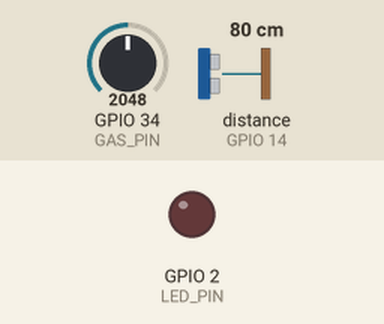
Bench run of a program on a simulated ESP32. Shown: output pins drawn as LEDs (lit = HIGH). Wiring (from diagram.json): ultrasonic range finder: trigger GPIO 12; echo GPIO 14. The test bench sets the inputs (shaded band); at power-on: distance to the obstacle (sensor on GPIO 14) 80 cm, GPIO 34 (GAS_PIN) = 2048. The echo pulse lasts 58.3 µs per cm; WiFi joins after 1.5 s; servers stay silent unless stated; random numbers use the default seed unless the program sets one; no MQTT or app messages arrive unless stated; pins used as bus, display or sensor lines are not drawn; what the program prints to the serial monitor is not drawn.

Above: at 4.7 s.
4.8 s: distance to the obstacle (sensor on GPIO 14) set to 9 cm
6.7 s: distance to the obstacle (sensor on GPIO 14) set to 6 cm
At 8.2 s:
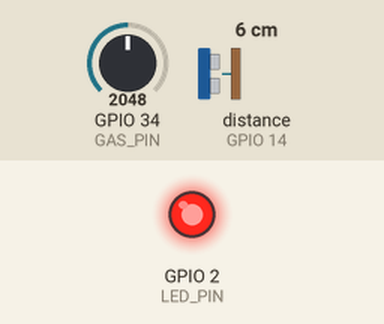
10.5 s: distance to the obstacle (sensor on GPIO 14) set to 18 cm
At 12.5 s:
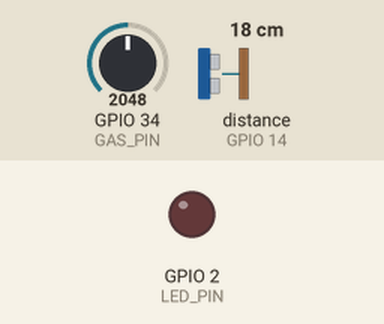
13.0 s: distance to the obstacle (sensor on GPIO 14) set to 2 cm
At 14.0 s:
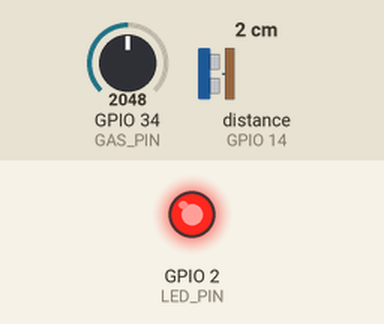
Timing chart, 0 to 16.0 s (numbered marks = the images above; inputs shaded):
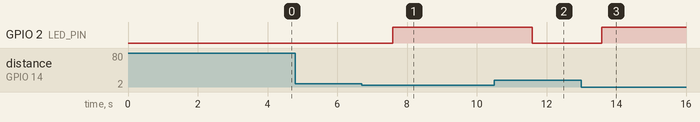

Measured:
- the behaviour switches between 8 and 7 cm on distance to the obstacle (sensor on GPIO 14) (found by bisection; images 0 and 1)
- after the input at 4.8 s, every drawn part: stays the same
- after the input at 6.7 s, GPIO 2 (LED_PIN): LOW → HIGH after 0.89 s
- after the input at 10.5 s, GPIO 2 (LED_PIN): HIGH → LOW after 1.1 s
- after the input at 13.0 s, GPIO 2 (LED_PIN): LOW → HIGH after 0.59 s

The program:

main.cpp
```cpp
#include <WiFi.h>
#include <PubSubClient.h>
#include <ArduinoJson.h>

const char* WIFI_SSID = "Wokwi-GUEST";
const char* MQTT_BROKER = "broker.hivemq.com";
const int   MQTT_PORT = 1883;
const char* ZONE_ID = "zone5";
const char* BIN_ID = "BIN-Z5-01";

const float BIN_LATITUDE = -6.1200;  // sesuaikan dengan location_coordinate bin tujuan
const float BIN_LONGITUDE = 106.8100;

#define TRIG_PIN 12
#define ECHO_PIN 14
#define GAS_PIN 34
#define LED_PIN 2

const float MAX_SENSOR_RANGE_CM = 150.0;
float calibratedHeight = 0;

const float FILL_WARNING = 70.0;
const float FILL_CRITICAL = 90.0;
const int GAS_WARNING = 400;
const int GAS_CRITICAL = 800;

const int PUBLISH_INTERVAL = 2000;

WiFiClient wifiClient;
PubSubClient mqtt(wifiClient);
unsigned long lastPublish = 0;

void runCalibration(bool isRecalibration);
void publishData();
float readUltrasonic();
void reconnectMQTT();
void onMessage(char* topic, byte* payload, unsigned int length);

void setup() {
  Serial.begin(115200);
  delay(1000);
  Serial.println("========================================");
  Serial.println("  TrashTrack Smart Bin v1.0");
  Serial.println("  Zona: " + String(ZONE_ID));
  Serial.println("  Interval: " + String(PUBLISH_INTERVAL) + "ms");
  Serial.println("========================================\n");

  pinMode(TRIG_PIN, OUTPUT);
  pinMode(ECHO_PIN, INPUT);
  pinMode(LED_PIN, OUTPUT);
  digitalWrite(LED_PIN, LOW);

  Serial.print("[WiFi] Connecting");
  WiFi.begin(WIFI_SSID, "");
  int tries = 0;
  while (WiFi.status() != WL_CONNECTED && tries < 20) {
    Serial.print(".");
    delay(500);
    tries++;
  }
  if (WiFi.status() == WL_CONNECTED) {
    Serial.println(" OK");
    Serial.println("[WiFi] IP: " + WiFi.localIP().toString());
  } else {
    Serial.println(" GAGAL — lanjut offline");
  }

  mqtt.setServer(MQTT_BROKER, MQTT_PORT);
  mqtt.setCallback(onMessage);
  Serial.println("[MQTT] Server: " + String(MQTT_BROKER));

  runCalibration(false);

  Serial.println("[Setup] Selesai!\n");

  lastPublish = 0;
}

void loop() {
  if (!mqtt.connected()) reconnectMQTT();
  mqtt.loop();

  if (millis() - lastPublish >= PUBLISH_INTERVAL) {
    lastPublish = millis();
    publishData();
  }
}

void runCalibration(bool isRecalibration) {
  float total = 0;
  for (int i = 0; i < 5; i++) {
    total += readUltrasonic();
    delay(200);
  }
  calibratedHeight = total / 5.0;

  if (calibratedHeight <= 0) calibratedHeight = 100.0;

  if (isRecalibration) {
    Serial.printf("[Re-Calibration] Tinggi baru: %.1f cm\n", calibratedHeight);
  } else {
    Serial.printf("[Calibration] Tinggi tong: %.1f cm\n", calibratedHeight);
  }
}

void publishData() {
  float dist = readUltrasonic();
  float fill = constrain(((calibratedHeight - dist) / calibratedHeight) * 100.0, 0, 100);
  int raw = analogRead(GAS_PIN);
  int gas = map(raw, 0, 4095, 0, 1500);

  String status = "normal";
  if (fill > FILL_CRITICAL || gas > GAS_CRITICAL) status = "critical";
  else if (fill > FILL_WARNING || gas > GAS_WARNING) status = "warning";

  digitalWrite(LED_PIN, status == "critical" ? HIGH : LOW);

  StaticJsonDocument<384> doc;
  doc["zone"] = ZONE_ID;
  doc["bin_id"] = BIN_ID;
  doc["fill_level"] = (float)((int)(fill * 10)) / 10.0;
  doc["gas_level"] = gas;
  doc["temperature"] = 32.0;
  doc["calibrated_height"] = calibratedHeight;
  doc["is_calibration"] = (millis() < 5000);
  doc["latitude"] = BIN_LATITUDE;
  doc["longitude"] = BIN_LONGITUDE;
  doc["status"] = status;
  doc["timestamp"] = millis();
  char payload[384];
  serializeJson(doc, payload);

  String topic = "city/" + String(ZONE_ID) + "/waste";
  bool ok = mqtt.publish(topic.c_str(), payload);

  Serial.printf("[%lu ms] %s | fill=%.1f%% gas=%d %s | tinggi=%.1fcm | %s\n",
    millis(), topic.c_str(), fill, gas, status.c_str(), calibratedHeight, ok ? "OK✓" : "GAGAL✗");
}

float readUltrasonic() {
  digitalWrite(TRIG_PIN, LOW);  delayMicroseconds(2);
  digitalWrite(TRIG_PIN, HIGH); delayMicroseconds(10);
  digitalWrite(TRIG_PIN, LOW);
  long dur = pulseIn(ECHO_PIN, HIGH, 30000);
  if (dur == 0) return MAX_SENSOR_RANGE_CM;
  return constrain(dur / 58.0, 2.0, MAX_SENSOR_RANGE_CM);
}

void reconnectMQTT() {
  if (WiFi.status() != WL_CONNECTED) return;
  Serial.print("[MQTT] Connecting...");
  String cid = "trashtrack-" + String(ZONE_ID) + "-" + String(random(0xffff), HEX);
  if (mqtt.connect(cid.c_str())) {
    Serial.println(" OK ✓");
    String cmdTopic = "city/" + String(ZONE_ID) + "/command";
    mqtt.subscribe(cmdTopic.c_str());
    Serial.println("[MQTT] Subscribe: " + cmdTopic);
  } else {
    Serial.printf(" GAGAL (rc=%d)\n", mqtt.state());
  }
}

void onMessage(char* topic, byte* payload, unsigned int length) {
  StaticJsonDocument<128> doc;
  DeserializationError err = deserializeJson(doc, payload, length);
  if (err) {
    Serial.println("[Command] Payload bukan JSON valid, diabaikan.");
    return;
  }

  String action = doc["action"] | "";
  if (action == "recalibrate") {
    Serial.println("[Command] Menerima 'recalibrate' dari topic " + String(topic));
    runCalibration(true);
  }
}
```
